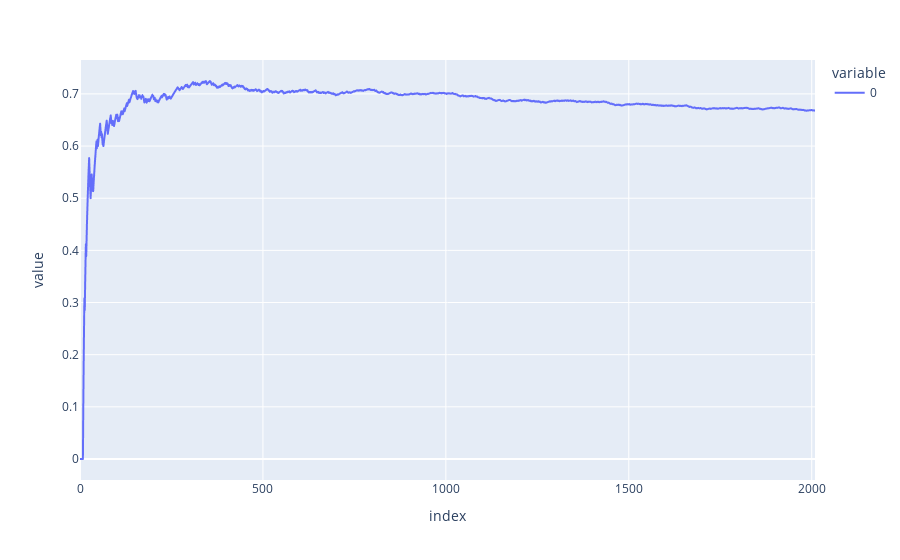

Notebook code cell kept with this figure:
### Code cell
import numpy as np

pred_cumsum = np.cumsum(pred_tracker)
pred_cumsum
pred_ave = []

for n,item in enumerate(pred_cumsum):
    pred_ave.append(item/(n+1))

fig = px.line(pred_ave)
fig.show()

### Figure 1 — Plotly figure (JSON) as saved in the notebook; plotly's stock layout.template omitted (floating-point values rounded to 4 significant figures; data arrays with more than 128 entries replaced by an {"elided": "..."} marker saying what was removed)
{"data": [{"hovertemplate": "variable=0<br>index=%{x}<br>value=%{y}<extra></extra>", "legendgroup": "0", "line": {"color": "#636efa", "dash": "solid"}, "mode": "lines", "name": "0", "showlegend": true, "type": "scattergl", "x": {"elided": "2010 int values"}, "xaxis": "x", "y": {"elided": "2010 float values"}, "yaxis": "y"}], "layout": {"legend": {"title": {"text": "variable"}, "tracegroupgap": 0}, "margin": {"t": 60}, "xaxis": {"anchor": "y", "domain": [0, 1], "title": {"text": "index"}}, "yaxis": {"anchor": "x", "domain": [0, 1], "title": {"text": "value"}}}}
